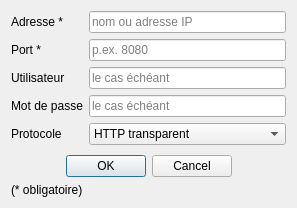
<?xml version="1.0" encoding="UTF-8"?>
<ui version="4.0">
 <class>DialogProxy</class>
 <widget class="QDialog" name="DialogProxy">
  <property name="geometry">
   <rect>
    <x>0</x>
    <y>0</y>
    <width>297</width>
    <height>208</height>
   </rect>
  </property>
  <property name="windowTitle">
   <string>Configuration du proxy local</string>
  </property>
  <layout class="QGridLayout" name="gridLayout">
   <item row="2" column="1">
    <widget class="QLineEdit" name="lineEdit_user">
     <property name="placeholderText">
      <string>le cas échéant</string>
     </property>
    </widget>
   </item>
   <item row="4" column="1">
    <widget class="QComboBox" name="comboBox_protocol">
     <property name="cursor">
      <cursorShape>PointingHandCursor</cursorShape>
     </property>
     <item>
      <property name="text">
       <string>HTTP transparent</string>
      </property>
     </item>
     <item>
      <property name="text">
       <string>HTTP caché</string>
      </property>
     </item>
     <item>
      <property name="text">
       <string>Socks 5</string>
      </property>
     </item>
    </widget>
   </item>
   <item row="3" column="1">
    <widget class="QLineEdit" name="lineEdit_password">
     <property name="placeholderText">
      <string>le cas échéant</string>
     </property>
    </widget>
   </item>
   <item row="4" column="0">
    <widget class="QLabel" name="label_protocol">
     <property name="text">
      <string>Protocole</string>
     </property>
    </widget>
   </item>
   <item row="0" column="0">
    <widget class="QLabel" name="label_host_name">
     <property name="text">
      <string>Adresse *</string>
     </property>
    </widget>
   </item>
   <item row="1" column="1">
    <widget class="QLineEdit" name="lineEdit_port">
     <property name="placeholderText">
      <string>p.ex. 8080</string>
     </property>
    </widget>
   </item>
   <item row="3" column="0">
    <widget class="QLabel" name="label_password">
     <property name="text">
      <string>Mot de passe</string>
     </property>
    </widget>
   </item>
   <item row="0" column="1">
    <widget class="QLineEdit" name="lineEdit_host_name">
     <property name="placeholderText">
      <string>nom ou adresse IP</string>
     </property>
    </widget>
   </item>
   <item row="1" column="0">
    <widget class="QLabel" name="label_port">
     <property name="text">
      <string>Port *</string>
     </property>
    </widget>
   </item>
   <item row="6" column="0" colspan="2">
    <widget class="QDialogButtonBox" name="buttonBox">
     <property name="cursor">
      <cursorShape>PointingHandCursor</cursorShape>
     </property>
     <property name="layoutDirection">
      <enum>Qt::LeftToRight</enum>
     </property>
     <property name="orientation">
      <enum>Qt::Horizontal</enum>
     </property>
     <property name="standardButtons">
      <set>QDialogButtonBox::Cancel|QDialogButtonBox::Ok</set>
     </property>
     <property name="centerButtons">
      <bool>true</bool>
     </property>
    </widget>
   </item>
   <item row="7" column="0">
    <widget class="QLabel" name="label">
     <property name="maximumSize">
      <size>
       <width>16777215</width>
       <height>20</height>
      </size>
     </property>
     <property name="text">
      <string>(* obligatoire)</string>
     </property>
    </widget>
   </item>
   <item row="2" column="0">
    <widget class="QLabel" name="label_user">
     <property name="text">
      <string>Utilisateur</string>
     </property>
    </widget>
   </item>
   <item row="5" column="0">
    <spacer name="verticalSpacer">
     <property name="orientation">
      <enum>Qt::Vertical</enum>
     </property>
     <property name="sizeHint" stdset="0">
      <size>
       <width>20</width>
       <height>40</height>
      </size>
     </property>
    </spacer>
   </item>
  </layout>
 </widget>
 <resources/>
 <connections>
  <connection>
   <sender>buttonBox</sender>
   <signal>accepted()</signal>
   <receiver>DialogProxy</receiver>
   <slot>accept()</slot>
   <hints>
    <hint type="sourcelabel">
     <x>248</x>
     <y>254</y>
    </hint>
    <hint type="destinationlabel">
     <x>157</x>
     <y>274</y>
    </hint>
   </hints>
  </connection>
  <connection>
   <sender>buttonBox</sender>
   <signal>rejected()</signal>
   <receiver>DialogProxy</receiver>
   <slot>reject()</slot>
   <hints>
    <hint type="sourcelabel">
     <x>316</x>
     <y>260</y>
    </hint>
    <hint type="destinationlabel">
     <x>286</x>
     <y>274</y>
    </hint>
   </hints>
  </connection>
 </connections>
</ui>
